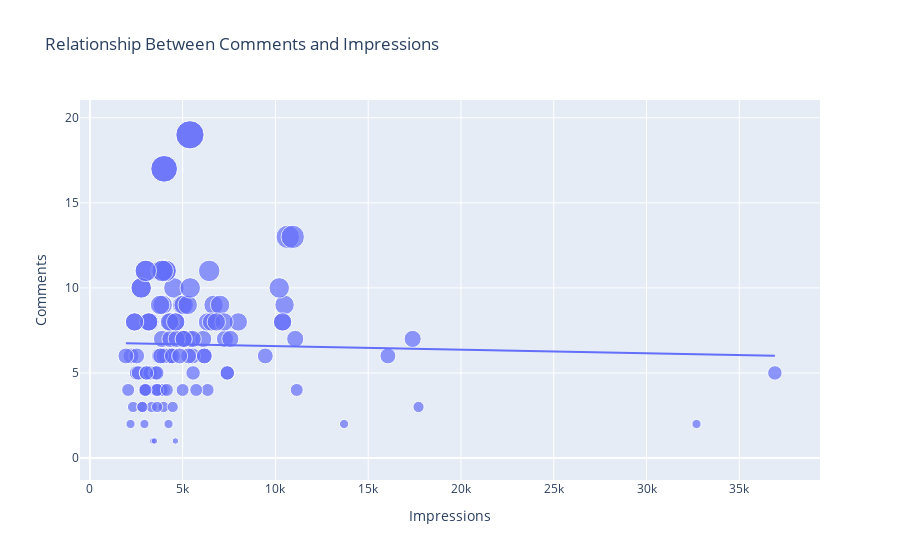

The code cell stored with this chart in its notebook:
### Code cell
figure = px.scatter(data_frame = data, x="Impressions",
                    y="Comments", size="Comments", trendline="ols", 
                    title = "Relationship Between Comments and Impressions")
figure.show()
